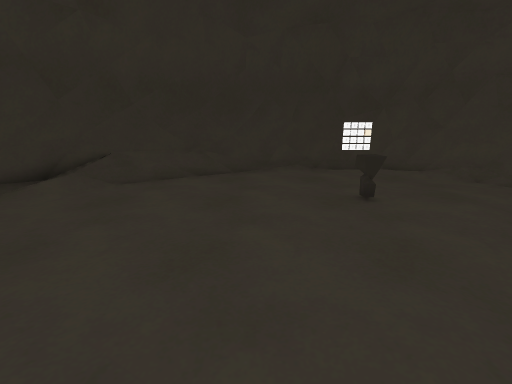
view 1 (above)

14 first-person views from a walk through a Unity game level. The camera is 1.2 m above the floor, tilts 14° down and sees 90° across. The floor is counted in squares, 0.5 m on a side. Each view is taken from the middle of a square. On the plan, view 1 faces up. The plan holds only what a view shows up to about 17 squares ahead; the rest is blank. The place goes on beyond the plan.

view 2
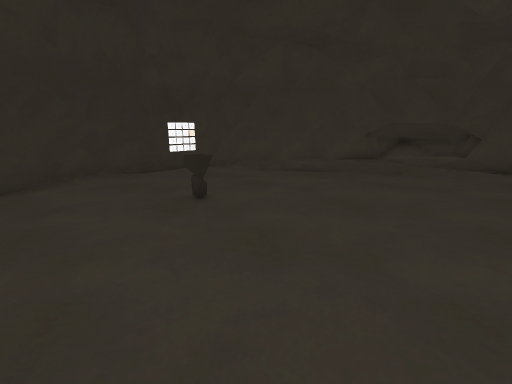

view 3
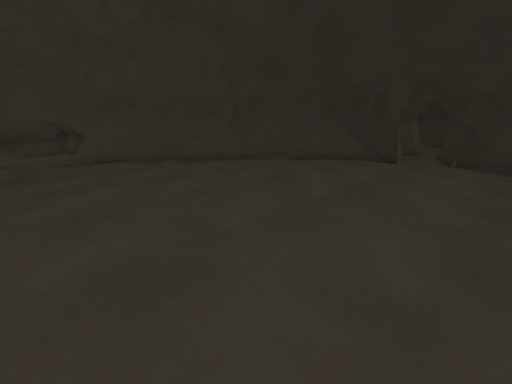

view 4
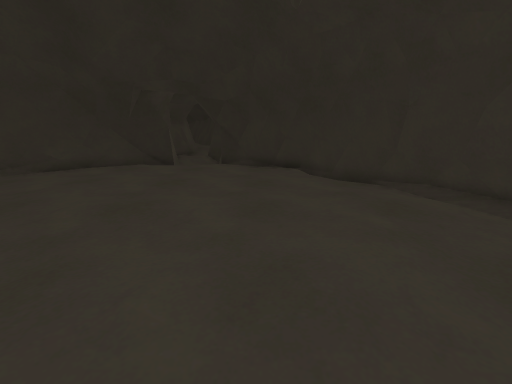

view 5
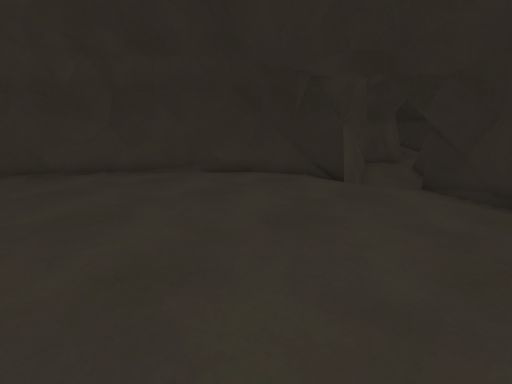

view 6
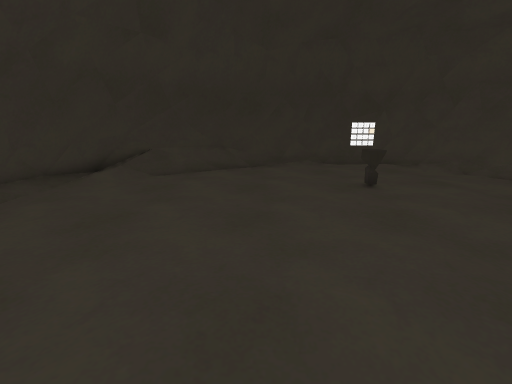

view 7
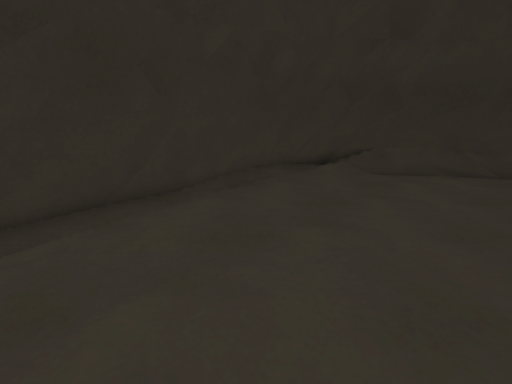

view 8
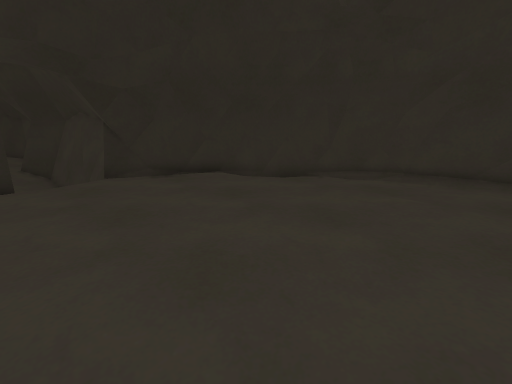

view 9
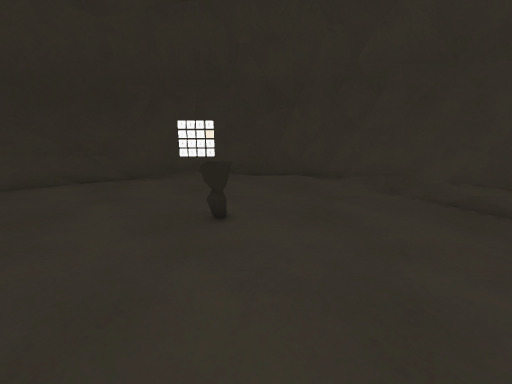

view 10
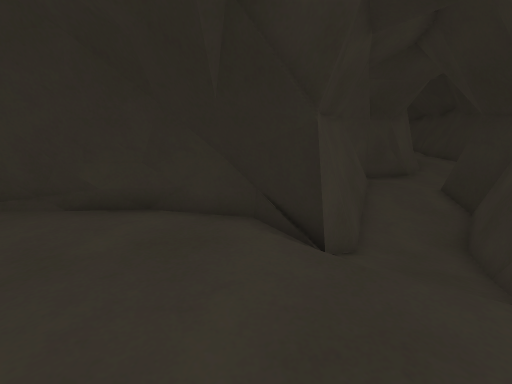

view 11
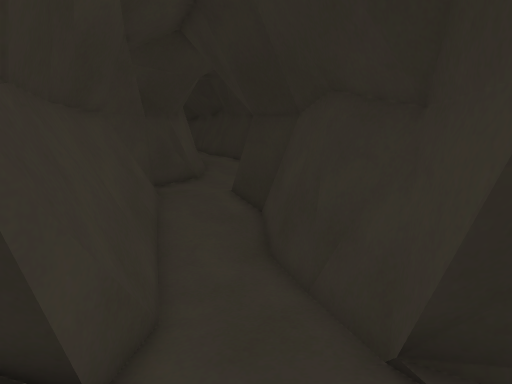

view 12
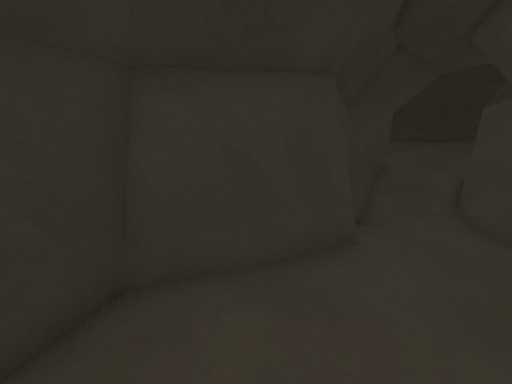

view 13
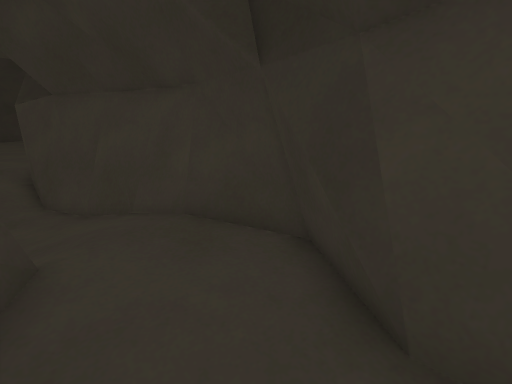

view 14
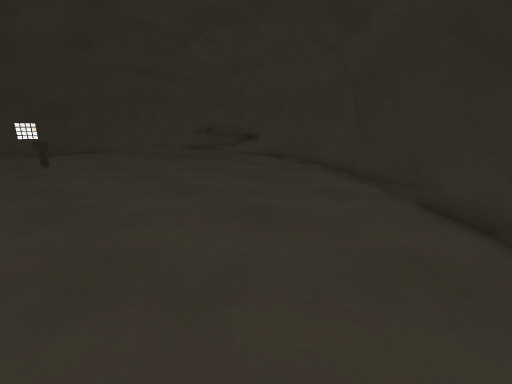

### Floor plan
Key: @ floor where view 1 was taken; # wall or solid block; . main floor; - floor 0.25 m lower than the main floor; _ floor 0.5 m lower than the main floor; < floor 0.75 m lower than the main floor; / step, stairs or slope; = window, fence, low wall or low ledge; P pedestal.
Columns run from 9 left of view 1 to 15 right of it. Each row starts with its distance up from view 1.
 15          #########
 14       #### .....###
 13     ####..........##
 12   ####.............##
 11  ###................##
 10  ##..................#
  9  #..........#P.......##
  8 ##....................##
  7 ##....................##
  6 #......................##
  5 #......................##
  4 #.......................#
  3 #.......................#
  2 # .......................
  1 ##.......................
  0  #.......@...............
 -1  #.......................
 -2  #.......................
 -3  ##.....................#
 -4  ##.....................#
 -5   #.....................#
 -6   ##...................##
 -7   ## .................##
 -8    ##................###
 -9     ##..............###
-10     ###............###
-11      ###..........###
-12       ####......####
-13         ###/..####
-14          ##///##
-15           #-//##
-16           ##/_##
-17           #=<<=##
-18           ##<<<##
-19           ##<<_=##
-20            #<__###
-21            #___-=#
-22            ##_--=#
-23             #=--##
-24            ##=---#
-25            ##----#
-26            #____##
-27            #____##
-28            #___-#

Positions as (right, up) in squares from view 1, and headings:
1: (0, 0), facing up
2: (-1, 1), facing up-right
3: (-1, 6), facing down-right
4: (-1, 4), facing down
5: (-1, -2), facing down-right
6: (-1, -2), facing up
7: (-1, -3), facing up-left
8: (5, 0), facing down-left
9: (5, 2), facing up
10: (2, -9), facing down-right
11: (3, -12), facing down
12: (6, -28), facing up-left
13: (4, -28), facing up-right
14: (2, -12), facing up-right
